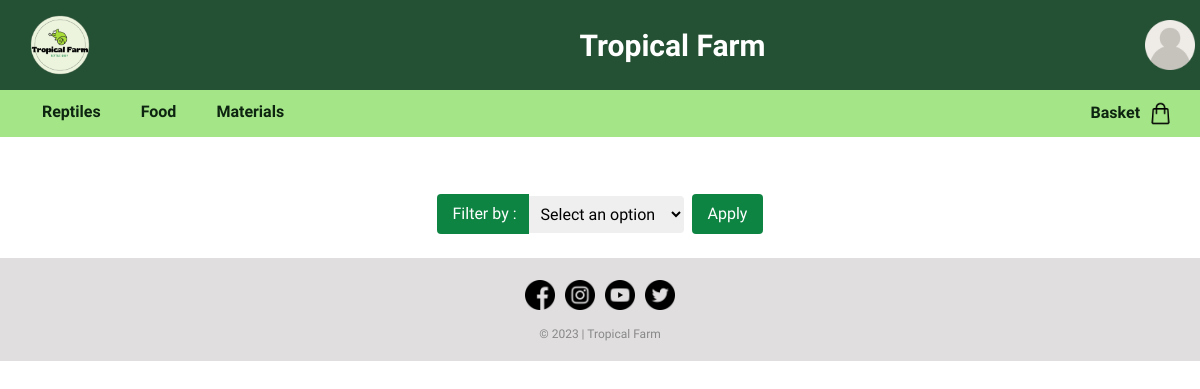
Page /amphibians.php on the earlier database version.
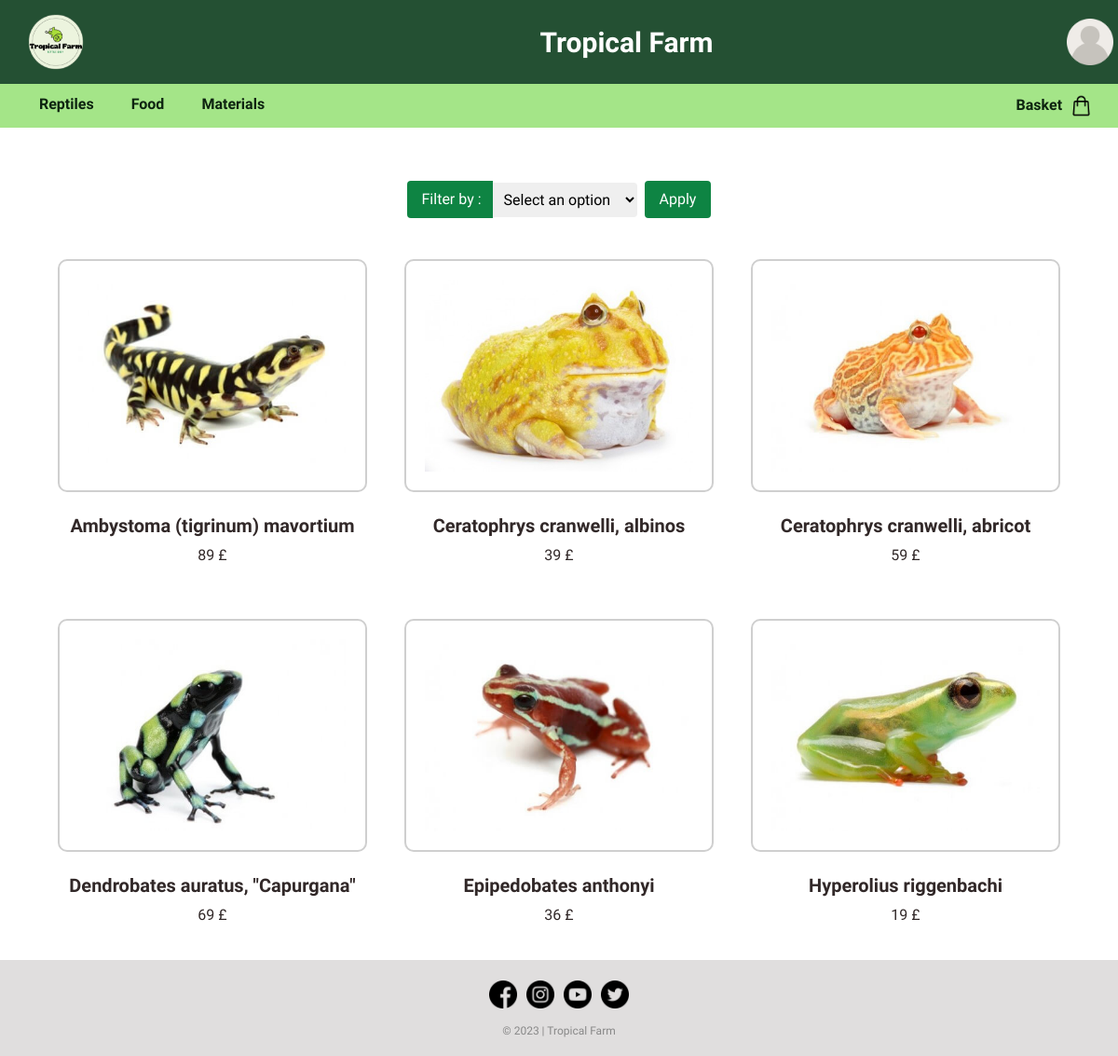
Same page on the later database version.
### tables this page shows
CREATE TABLE IF NOT EXISTS `item` (
  `iditem` int NOT NULL AUTO_INCREMENT,
  `name` varchar(50) NOT NULL,
  `category` varchar(50) NOT NULL,
  `second_category` varchar(50) NOT NULL,
  `description` varchar(1000) NOT NULL,
  `photo` varchar(50) NOT NULL,
  `price` int NOT NULL,
  `stock` varchar(50) NOT NULL,
  `sell` varchar(50) DEFAULT NULL,
  `auction` varchar(50) DEFAULT NULL,
  `trade` varchar(50) DEFAULT NULL,
  PRIMARY KEY (`iditem`)
);

### amphibians.php (the view, shortened to what this page needs)
<!DOCTYPE html>
<html>
<head>
<link href="https://cdn.jsdelivr.net/npm/bootstrap@5.3.0/dist/css/bootstrap.min.css" rel="stylesheet">
<link href="style.css" rel="stylesheet" type="text/css"/>
</head>
<body>
<div class="headnav">
<?php
if(!isset($_SESSION["photo"])){
  $imageURL = "image/user.png";
}
else{
$imageURL = "image/" . $_SESSION["photo"];
}
?>
      <?php if(isset($_SESSION["role"])){ echo '<header style="background-color: ' . $_SESSION["background"] . ';">'; }
            else{echo '<header>';}?>
            <div class="logo">
              <img src="image\logo.png" alt="Logo">
            </div>
            <div class="titre"><a href="http://localhost:80/Tropical-Farm/index.php" class="titre">Tropical Farm</a></div>
            <div class="dropdown">
              <a href="http://localhost:80/Tropical-Farm/login.php" class="dropdown-btn"><img src="<?php echo $imageURL; ?>" width="50px" height="50px"></a>
            </div>
          </header>
  <nav>
    <ul class="categories">
      <li>
        <a href="#">Reptiles</a>
      </li>
      <li>
        <a href="#">Food</a>
      </li>
      <li>
        <a href="#">Materials</a>
      </li>
    </ul>
    <div class="panier">
      <a href="http://localhost:80/Tropical-Farm/basket.php"><b>Basket &nbsp</b><img src="image/shopping-bag.png"></a>
    </div>
  </nav>
  </div>
<br><br><br><br><br><br>
<form class="formfiltre" method="GET">
  <label for="filter">&nbsp;Filter by :</label>
  <select name="filter" id="filter">
    <option class="optionfiltre" value="null">Select an option</option>
  </select>
  <input class="filtre" type="submit" value="Apply">
</form>
<br>
<div class="container">
<?php
$serveur = "localhost";
$utilisateur = "root";
$motDePasse = "";
$baseDeDonnees = "tropicalfarm";
$connexion = mysqli_connect($serveur, $utilisateur, $motDePasse, $baseDeDonnees);
$condition1 = "category = 'reptiles'";
$condition2 = "second_category = 'amphibians'";
if (isset($_GET['filter'])) {
  $filter = $_GET['filter'];
if($filter == 'asc'){
  $query = "SELECT * FROM item WHERE $condition1 and $condition2 ORDER BY price ASC";
  $resultat = mysqli_query($connexion, $query);
}
elseif($filter == 'desc'){
  $query = "SELECT * FROM item WHERE $condition1 and $condition2 ORDER BY price DESC";
  $resultat = mysqli_query($connexion, $query);
}
elseif($filter == 'null'){
  $query = "SELECT * FROM item WHERE $condition1 and $condition2";
  $resultat = mysqli_query($connexion, $query);
}
}
else{
  $query = "SELECT * FROM item WHERE $condition1 and $condition2";
  $resultat = mysqli_query($connexion, $query);
}
while ($row = mysqli_fetch_assoc($resultat)) {
  $iditem = $row['iditem'];
  echo '<div class="item">';
  echo "<a href='http://localhost:80/Tropical-Farm/item.php?iditem=$iditem'><img src= image/". $row['photo'] ." alt='Image' /><br></a>";
  echo "<center><h5><b>" . $row['name'] . "</b></h5>";
  echo "<p>" .$row['price'] . "  £</p></center>";
  echo "</div>";
}
?>
</div>
<footer>
  <div class="footer-section">
    <a href="https://www.facebook.com/pages/category/supermarket/Tesco-Superstore-440818089460778/" target="_blank"><img src="image/facebook (1).png"></a>
    <a href="https://www.instagram.com/tescofood/?hl=fr" target="_blank"><img src="image/instagram (2).png"></a>
    <a href="https://www.youtube.com/tesco" target="_blank"><img src="image/youtube.png"></a>
    <a href="https://twitter (1).com/Tesco" target="_blank"><img src="image/twitter (1).png"></a>
</div>
  <div class="footer-bottom">
    <p>&copy; 2023 | Tropical Farm</p>
  </div>
</footer>
</body>
</html>

### style.css (style rules this page uses)
body { font-family: 'Didact Gothic', sans-serif; }
.headnav { position: fixed; top: 0; width: 100%; z-index: 9999; }
header { display: flex; align-items: center; justify-content: space-between; background-color: #245033; padding: 5px; }
.logo img { width: 80px; height: 80px; margin-left: 15px; margin-right: 100px; }
.titre { color: #ffffff; font-size: 30px; font-weight: bold; text-decoration: none; }
nav { background-color: #9de37eeb; padding: 5px; display: flex; align-items: center; }
nav .categories { list-style-type: none; display: flex; gap: 40px; margin-top: 5px; margin-bottom: 8px; margin-left: 5Px; }
nav .categories li a { color: #0d2410; text-decoration: none; font-size: 16px; font-weight: bold; }
nav .categories li { position: relative; }
nav .panier { position: absolute; right: 2%; }
nav .panier img { width: 25px; height: 25px; }
nav .panier a { color: #0d2410; text-decoration: none; font-weight: bold; margin-right: 3px; }
.container { display: grid; grid-template-columns: repeat(3,1fr); justify-content: space-between; }
footer { background-color: #e0dede; padding: 2px; }
.footer-section { margin-top: 15px; margin-bottom: 10px; display: flex; justify-content: center; align-items: center; }
.footer-bottom { text-align: center; color: #888888; font-size: 12px; }
.footer-section img { width: 30px; height: 30px; margin: 5px; }
.item { flex-basis: 25%; color: rgb(49, 40, 40); padding: 20px; }
.item img { border: 2px solid; border-radius: 10px; border-color: rgb(207, 207, 207); display: block; display: block; max-width: 100%; padding: 20px; width: 400px; height: 250px; }
.formfiltre { display: flex; align-items: center; justify-content: center; margin-top: 50px; }
.formfiltre label { color: #ffffff; background-color: rgb(14, 132, 67); padding: 8px 12px; border-radius: 4px 0 0 4px; }
.formfiltre select { padding: 8px; border-radius: 0 4px 4px 0; border: none; }
.filtre { margin-left: 8px; padding: 8px 16px; background-color: rgb(14, 132, 67); color: #ffffff; border: none; border-radius: 4px; cursor: pointer; }
.optionfiltre { background-color: #ffffff; color: #000000; }

Differences in the rows shown:
added item: photo (picture), name "Ambystoma (tigrinum) mavortium", price "89"
added item: photo (picture), name "Ceratophrys cranwelli, albinos", price "39"
added item: photo (picture), name "Ceratophrys cranwelli, abricot", price "59"
added item: photo (picture), name "Dendrobates auratus, \"Capurgana\"", price "69"
added item: photo (picture), name "Epipedobates anthonyi", price "36"
added item: photo (picture), name "Hyperolius riggenbachi", price "19"
